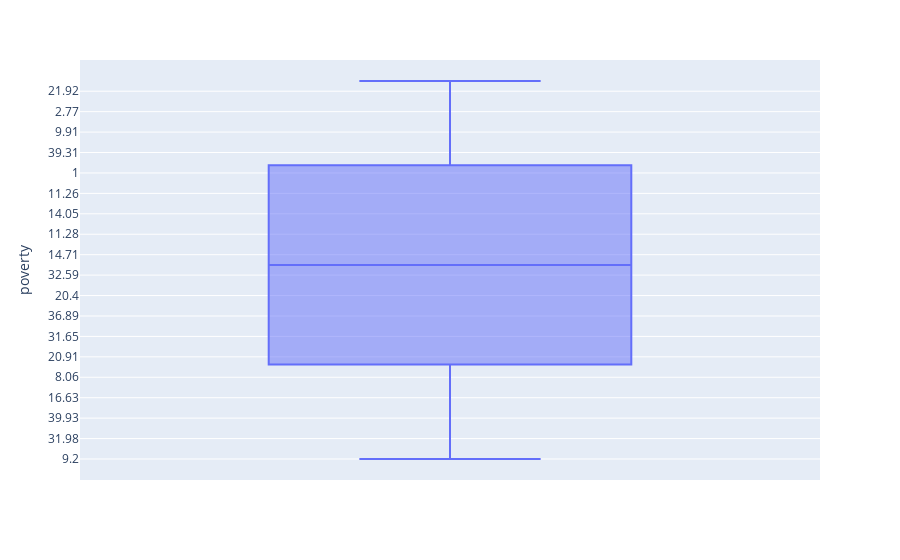

Notebook code for this chart:
### Code cell
import plotly.express as px
fig = px.box(df, y="poverty")
fig.show()

### Figure 1 — Plotly figure (JSON) as saved in the notebook; plotly's stock layout.template omitted (floating-point values rounded to 4 significant figures)
{"data": [{"alignmentgroup": "True", "hovertemplate": "poverty=%{y}<extra></extra>", "legendgroup": "", "marker": {"color": "#636efa"}, "name": "", "notched": false, "offsetgroup": "", "orientation": "v", "showlegend": false, "type": "box", "x0": " ", "xaxis": "x", "y": ["9.2", "34.67", "31.98", "33.74", "39.93", "5.09", "16.63", "11.16", "8.06", "36.96", "20.91", "7.05", "31.65", "17.35", "36.89", "11.87", "20.4", "18.88", "32.59", "8.26", "14.71", "8.19", "11.28", "Null", "14.05", "29.43", "11.26", "19.98", "1", "21.81", "39.31", "9.86", "9.91", "10.35", "10.35", "2.77", "9.69", "21.92", "10.96"], "y0": " ", "yaxis": "y"}], "layout": {"boxmode": "group", "legend": {"tracegroupgap": 0}, "margin": {"t": 60}, "xaxis": {"anchor": "y", "domain": [0, 1]}, "yaxis": {"anchor": "x", "domain": [0, 1], "title": {"text": "poverty"}}}}
